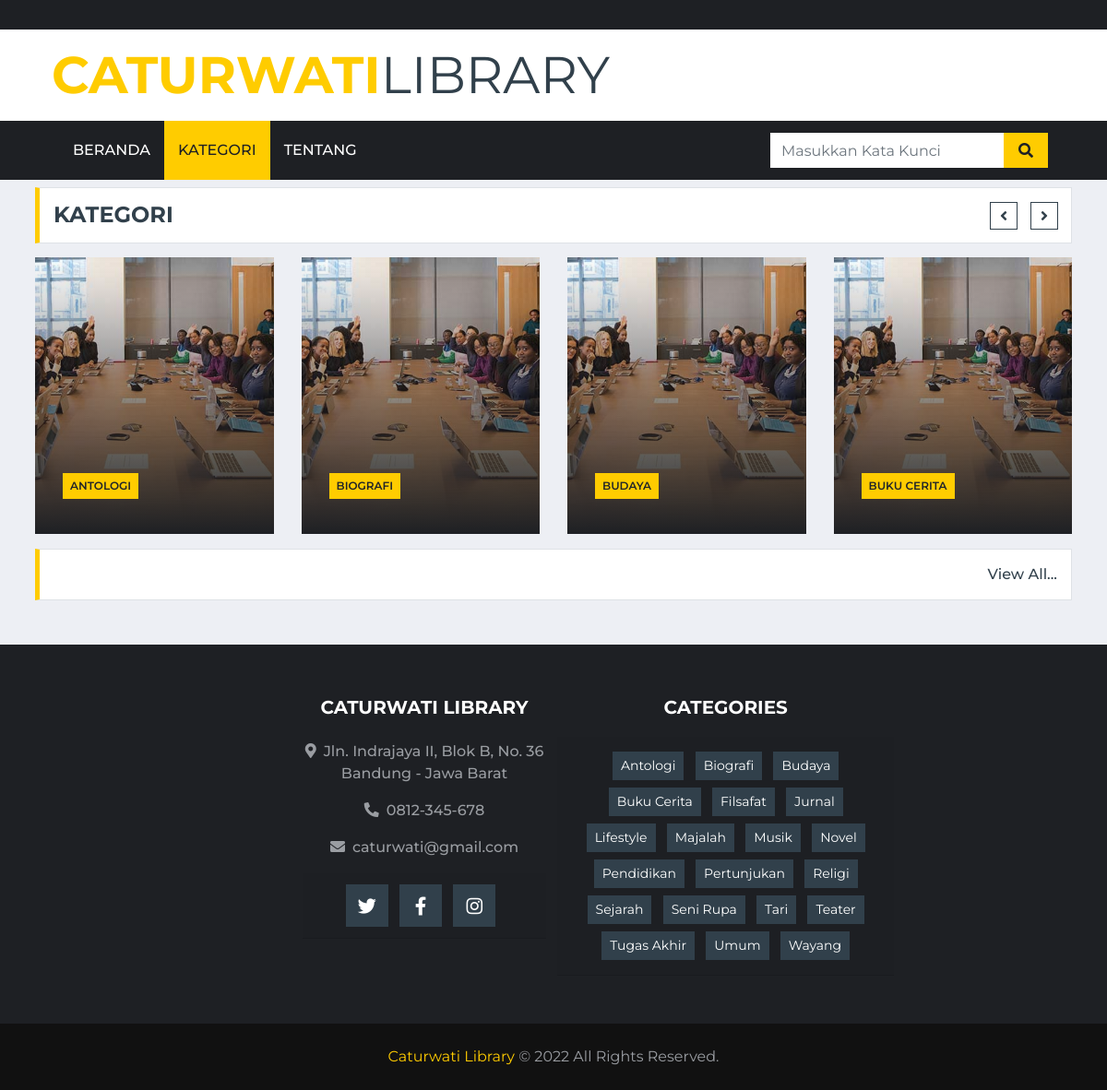
The app's page /category.php with its own data.
### tables this page shows
CREATE TABLE `kategori_kel` (
  `id` int(11) NOT NULL,
  `kategori_k` varchar(100) NOT NULL
);

### category.php (the view, shortened to what this page needs)
<!DOCTYPE html>
<html lang="en">
<head>
    <link href="https://cdnjs.cloudflare.com/ajax/libs/font-awesome/5.15.0/css/all.min.css" rel="stylesheet">
    <link href="lib/owlcarousel/assets/owl.carousel.min.css" rel="stylesheet">
    <link href="css/style.css" rel="stylesheet">
</head>
<body>
    <?php include 'body-header.php'; ?>
     <div class="container-fluid p-0">
        <nav class="navbar navbar-expand-lg bg-dark navbar-dark py-2 py-lg-0 px-lg-5">
            <div class="collapse navbar-collapse justify-content-between px-0 px-lg-3" id="navbarCollapse">
                <div class="navbar-nav mr-auto py-0">
                    <a href="index.php" class="nav-item nav-link ">Beranda</a>
                    <a href="category.php" class="nav-item nav-link active">Kategori</a>
                    <a href="contact.php" class="nav-item nav-link">Tentang</a>
                </div>
            <div class="" style="width: 100%; max-width: 300px;">
            <form action="searching.php" method="get">
            <div class="input-group-append">
            <input name="cari" type="text" class="form-control border-0" placeholder="Masukkan Kata Kunci">
            <button type="submit" value="cari" class="input-group-text bg-primary text-dark border-0 px-3"><i
            class="fa fa-search"></i></button>
                    </form></div>
                </div>
            </div>
     <div class="container-fluid pt-2 mb-3">
        <div class="container">
            <div class="section-title">
                <h4 class="m-0 text-uppercase font-weight-bold">Kategori</h4>
            </div>
            <div class="owl-carousel news-carousel carousel-item-4 position-relative">
                <?php include 'config.php';
                    $sql = "SELECT * FROM kategori_kel ORDER BY kategori_k ASC";
                    $result = mysqli_query($link, $sql);
                    while($row = mysqli_fetch_assoc($result)) : ?>
                <div class="position-relative overflow-hidden" style="height: 300px;">
                    <img class="img-fluid h-100" src="img/news-700x435-1.jpg" style="object-fit: cover;">
                    <div class="overlay">
                        <div class="mb-2">
                            <a class="badge badge-primary text-uppercase font-weight-semi-bold p-2 mr-2"
                                href="kategori_main.php?kat=<?= $row["kategori_k"]; ?>"><?= $row["kategori_k"]; ?></a>
                        </div>
                    </div>
                </div>
                <?php endwhile; ?>
            </div>
        </div>
    </div>
 <div class="container-fluid pt-0 mb-3">
        <div class="container">
            <div class="section-title">
                                <a class="text-secondary font-weight-medium text-decoration-bold" href="view_all.php">View All...</a>
                            </div>
                        </div>
                    </div>
  <?php include 'footer.php'; ?>
</body>
</html>

### body-header.php (shortened to what this page needs)
<div class="container-fluid d-none d-lg-block">
    <div class="row align-items-center bg-dark px-lg-5">
        <div class="col-lg-9">
            <nav class="navbar navbar-expand-sm bg-dark p-6">
                <ul class="navbar-nav ml-n2">
                    <li class="nav-item">
                        <a class="nav-link text-body" href="#"><small class=""></small></a>
                    </li>
                </ul>
            </nav>
        </div>
    </div>
    <div class="row align-items-center bg-white py-3 px-lg-5">
        <div class="col-lg-4">
            <a href="index.php" class="navbar-brand p-0 d-none d-lg-block">
                <h1 class="m-0 display-4 text-uppercase text-primary">Caturwati<span class="text-secondary font-weight-normal">Library</span></h1>
            </a>
        </div>
    </div>
</div>

### footer.php (shortened to what this page needs)
<div class="container-fluid bg-dark pt-5 px-sm-3 px-md-5 mt-5">
        <div class="row py-2">
            <div class="col-lg-3 col-md-6 mb-5">
                </div>
            <div class="col-lg-3 col-md-6 mb-5">
                <h5 class="mb-4 text-white text-uppercase font-weight-bold text-center">Caturwati Library</h5>
                <p class="font-weight-medium text-center"><i class="fa fa-map-marker-alt mr-2"></i>Jln. Indrajaya II, Blok B, No. 36 <br>Bandung - Jawa Barat</br> </p>
                <p class="font-weight-medium text-center"><i class="fa fa-phone-alt mr-2"></i>0812-345-678</p>
                <p class="font-weight-medium text-center"><i class="fa fa-envelope mr-2"></i>caturwati@gmail.com</p>
                 <div class="col card-header text-center">
                    <a class="btn btn-lg btn-secondary btn-lg-square mr-2" href="#"><i class="fab fa-twitter"></i></a>
                    <a class="btn btn-lg btn-secondary btn-lg-square mr-2" href="#"><i class="fab fa-facebook-f"></i></a>
                    <a class="btn btn-lg btn-secondary btn-lg-square mr-2" href="#"><i class="fab fa-instagram"></i></a>
                </div>
            </div>
            <div class="col-lg-4 col-md-6 mb-5">
                <h5 class="mb-4 text-white text-uppercase font-weight-bold text-center">Categories</h5>
                <div class="m-n1">
                     <div class="col card-header text-center">
                    <?php
                        $sql = "SELECT kategori_k FROM kategori_kel ORDER BY kategori_k ASC";
                        $result = mysqli_query($link, $sql);
                        while ($row = mysqli_fetch_assoc($result)) : ?>
                    <a href="kategori_main.php?kat=<?= $row["kategori_k"]; ?>" class="btn btn-sm btn-secondary m-1"><?= $row["kategori_k"]; ?></a>
                        <?php endwhile; ?>
                </div>
            </div>
        </div>
    </div>
</div>
    <div class="container-fluid py-4 px-sm-3 px-md-5" style="background: #111111;">
        <p class="m-0 text-center"><a href="#">Caturwati Library</a> &copy; 2022 All Rights Reserved.</a></p>
    </div>

### records on screen
kategori_kel: kategori_k "ANTOLOGI", kategori_k "Antologi"
kategori_kel: kategori_k "BIOGRAFI", kategori_k "Biografi"
kategori_kel: kategori_k "BUDAYA", kategori_k "Budaya"
kategori_kel: kategori_k "BUKU CERITA", kategori_k "Buku Cerita"
kategori_kel: kategori_k "Filsafat"
kategori_kel: kategori_k "Jurnal"
kategori_kel: kategori_k "Lifestyle"
kategori_kel: kategori_k "Majalah"
kategori_kel: kategori_k "Musik"
kategori_kel: kategori_k "Novel"
kategori_kel: kategori_k "Pendidikan"
kategori_kel: kategori_k "Pertunjukan"
kategori_kel: kategori_k "Religi"
kategori_kel: kategori_k "Sejarah"
kategori_kel: kategori_k "Seni Rupa"
kategori_kel: kategori_k "Tari"
kategori_kel: kategori_k "Teater"
kategori_kel: kategori_k "Tugas Akhir"
kategori_kel: kategori_k "Umum"
kategori_kel: kategori_k "Wayang"
